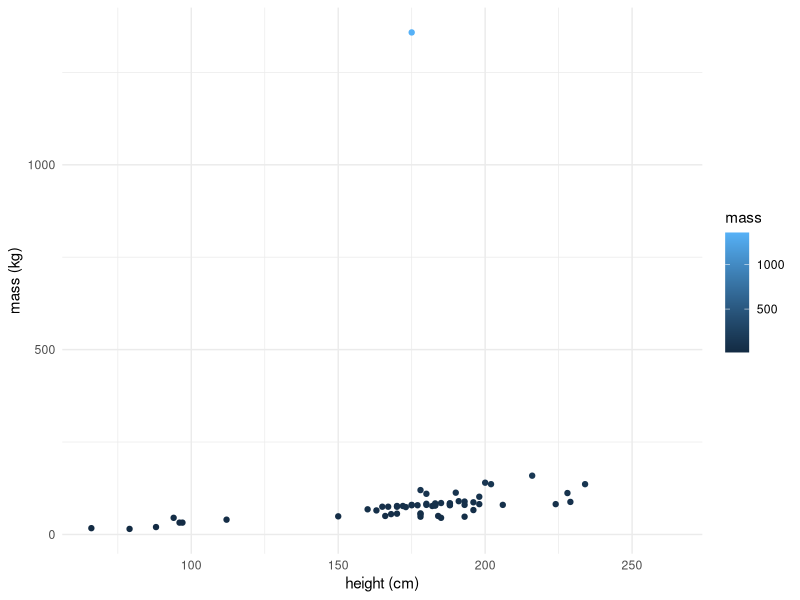
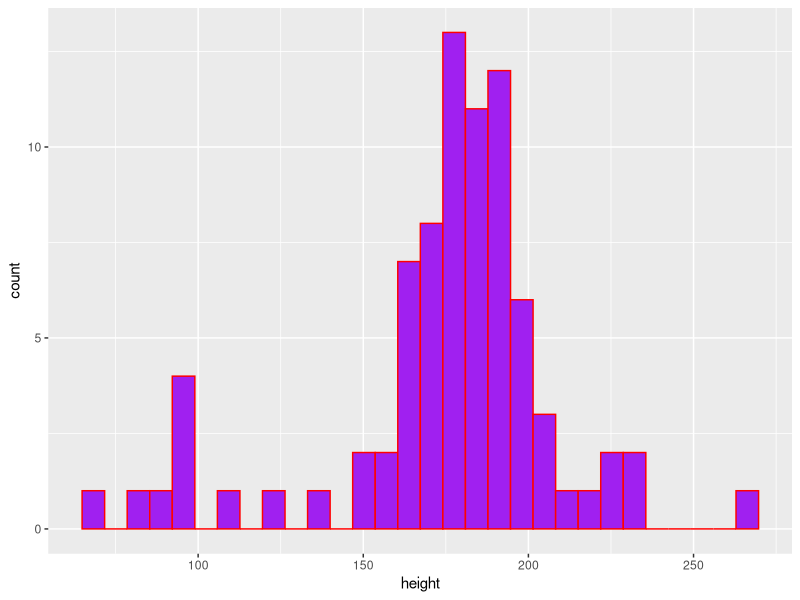

R code for these plots, in order:
## ---- chunk 1
#| warning: false
#| message: false
library(tidyverse)

## ---- chunk 2
#| include: false #not being shown: could be good for not showing specific code chunks- where echo=false could cause some issues with ggpot
#| warning: false
head(starwars)
dim(starwars)

## ---- chunk 3
ggplot(data =  starwars, aes(x = height, y= mass, color = mass)) +
  geom_point()+
  labs(x ="height (cm)", y= "mass (kg)") +
  theme_minimal()
## ---- chunk 4
#| warning: false
#| fig-cap: "caption text"
#| fig-alt: "alternative text"
ggplot(data = starwars, aes(x = height)) +
  geom_histogram(color = "red", fill = "purple")
## ---- chunk 5
# find summary stats for starwars dataset
mean_height <- mean(starwars$height, na.rm = TRUE) # remove NAs from height values
mean_height
median_height <- median(starwars$height, na.rm=TRUE)
var_height <- var(starwars$height, na.rm=TRUE)
sd_height <- sd(starwars$height, na.rm=TRUE)
